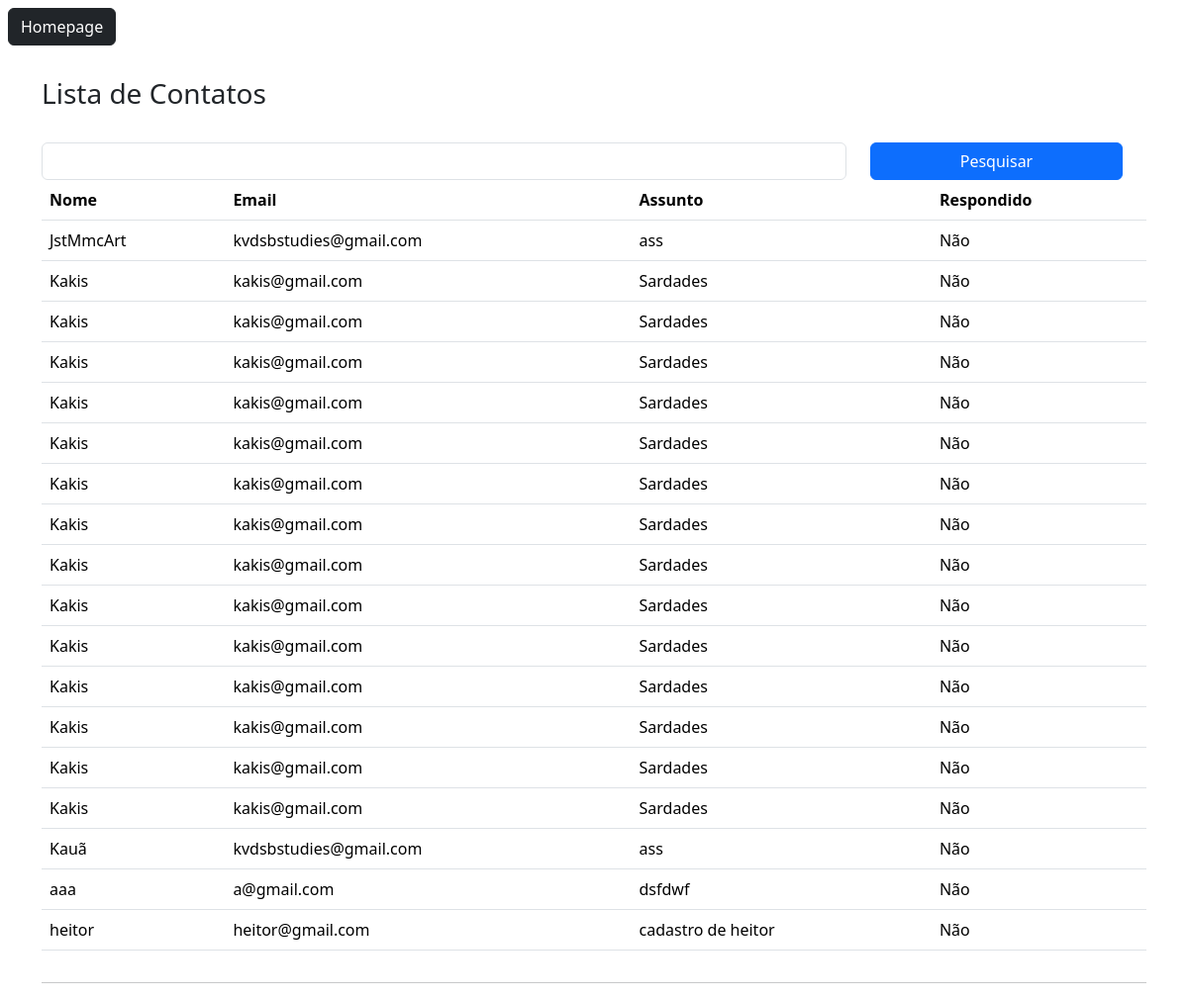
The app's page /contato/lista/, older data.
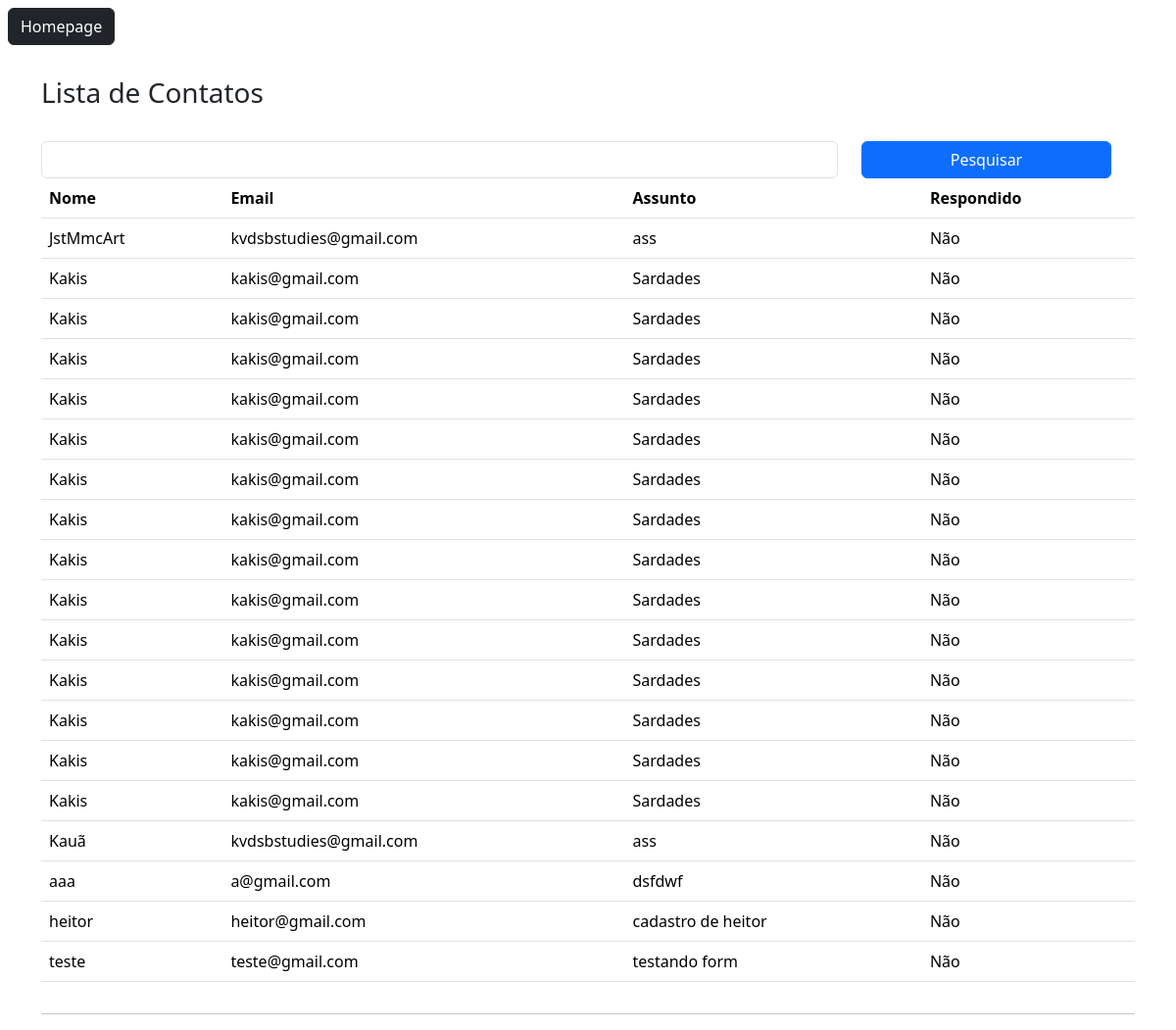
The same page, newer data.
### flaskLearn/models.py (models this page shows)
class Contato(db.Model):
    id = db.Column(db.Integer, primary_key=True)
    data_envio = db.Column(db.DateTime, default=datetime.now())
    nome = db.Column(db.String, nullable=True)
    email = db.Column(db.String, nullable=True)
    assunto = db.Column(db.String, nullable=True)
    mensagem = db.Column(db.String, nullable=True)
    respondido = db.Column(db.Integer, default=0)

### flaskLearn/routes.py (the view)
@app.route('/contato/lista/')
def contatoLista():
    if request.method == 'GET':
        pesquisa = request.args.get('pesquisa', '') #Caso nao ache informacao correspondente, retorna nulo.
    dados = Contato.query.order_by('nome')
    if pesquisa != '':
        dados = dados.filter_by(nome=pesquisa) #Filtra a coluna nome para receber nomes iguais a pesquisa.
    context = {'dados': dados.all()}
    return render_template('contato_lista.html', context=context)

### flaskLearn/templates/contato_lista.html (shortened to what this page needs)
<!DOCTYPE html>
<html lang="en">
<head>
    <link href="https://cdn.jsdelivr.net/npm/bootstrap@5.3.3/dist/css/bootstrap.min.css" rel="stylesheet">
</head>
<body>
    <a href="{{url_for('homepage')}}" class="btn btn-dark m-2">Homepage</a>
    <div class="container">
        <div class="row mt-4">
            <h3>Lista de Contatos</h3>
            <form method="get" class="row mt-4">
                <div class="col-9">
                    <input type="text" name="pesquisa" id="" class="form-control">
                </div>
                <div class="col-3">
                    <button type="submit" class="btn btn-primary col-12">
                        Pesquisar
                    </button>
                </div>
            </form>
            <div class="col-12">
                <table class="table">
                    <thead>
                        <tr>
                            <th>Nome</th>
                            <th>Email</th>
                            <th>Assunto</th>
                            <th>Respondido</th>
                        </tr>
                    </thead>
                    <tbody>
                        {% for linha in context['dados'] %}
                            <tr>
                                <td>{{linha.nome}}</td>
                                <td>{{linha.email}}</td>
                                <td>{{linha.assunto}}</td>
                                <td>
                                    {% if linha.respondido == 1 %}
                                        Sim
                                    {% elif linha.respondido == 0 %}
                                        Não
                                    {% else %}
                                        Erro
                                    {% endif %}
                                </td>
                            </tr>
                        {% endfor %}
                    </tbody>
                </table>
            </div>
        </div>
        <hr>
    </div>
</body>
</html>

Row changes from the older to the newer data that the page shows:
added Contato: nome "teste", email "teste@gmail.com", assunto "testando form", respondido "Não"
